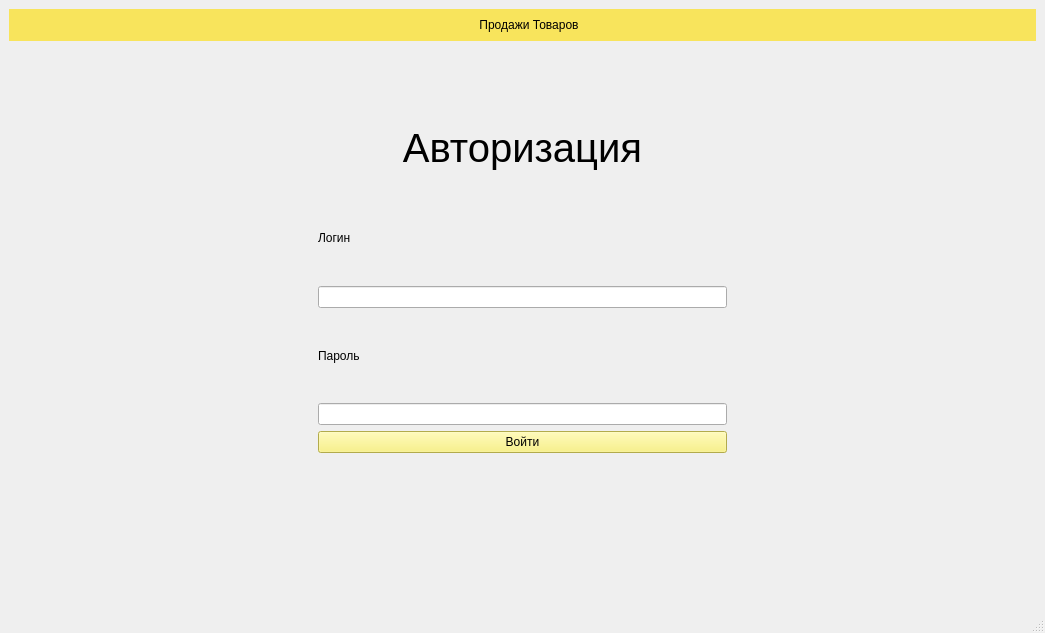
<?xml version="1.0" encoding="UTF-8"?>
<ui version="4.0">
 <class>MainWindow</class>
 <widget class="QMainWindow" name="MainWindow">
  <property name="geometry">
   <rect>
    <x>0</x>
    <y>0</y>
    <width>1045</width>
    <height>633</height>
   </rect>
  </property>
  <property name="minimumSize">
   <size>
    <width>1000</width>
    <height>600</height>
   </size>
  </property>
  <property name="windowTitle">
   <string>MainWindow</string>
  </property>
  <widget class="QWidget" name="centralwidget">
   <layout class="QGridLayout" name="gridLayout">
    <item row="0" column="0">
     <widget class="QWidget" name="widget" native="true">
      <property name="styleSheet">
       <string notr="true">background-color: rgb(248, 228, 92);</string>
      </property>
      <layout class="QHBoxLayout" name="horizontalLayout">
       <item>
        <layout class="QFormLayout" name="formLayout">
         <item row="0" column="0">
          <widget class="QLabel" name="label_2">
           <property name="text">
            <string/>
           </property>
           <property name="pixmap">
            <pixmap>logo.png</pixmap>
           </property>
          </widget>
         </item>
         <item row="0" column="1">
          <widget class="QLabel" name="label">
           <property name="styleSheet">
            <string notr="true">
font: 32pt &quot;Open Sans&quot;;</string>
           </property>
           <property name="text">
            <string>Продажи Товаров</string>
           </property>
           <property name="alignment">
            <set>Qt::AlignCenter</set>
           </property>
          </widget>
         </item>
        </layout>
       </item>
      </layout>
     </widget>
    </item>
    <item row="1" column="0">
     <widget class="QStackedWidget" name="stackedWidget">
      <property name="enabled">
       <bool>true</bool>
      </property>
      <property name="currentIndex">
       <number>2</number>
      </property>
      <widget class="QWidget" name="Operator">
       <layout class="QGridLayout" name="gridLayout_3">
        <item row="1" column="0">
         <widget class="QPushButton" name="OperatorsBut">
          <property name="text">
           <string>Назад</string>
          </property>
         </widget>
        </item>
        <item row="0" column="0">
         <widget class="QLabel" name="label_6">
          <property name="text">
           <string>TextLabel</string>
          </property>
          <property name="alignment">
           <set>Qt::AlignCenter</set>
          </property>
         </widget>
        </item>
        <item row="3" column="0">
         <widget class="QTableWidget" name="tableVseZayavki"/>
        </item>
        <item row="2" column="0">
         <widget class="QPushButton" name="AddButRequestBut">
          <property name="text">
           <string>Добавить заявку</string>
          </property>
         </widget>
        </item>
       </layout>
      </widget>
      <widget class="QWidget" name="AddRequest">
       <layout class="QGridLayout" name="gridLayout_7">
        <item row="0" column="0">
         <layout class="QGridLayout" name="gridLayout_6">
          <item row="0" column="0">
           <layout class="QVBoxLayout" name="verticalLayout_12">
            <item>
             <layout class="QVBoxLayout" name="verticalLayout_2">
              <item>
               <widget class="QLabel" name="label_7">
                <property name="text">
                 <string>IDrequest</string>
                </property>
                <property name="alignment">
                 <set>Qt::AlignCenter</set>
                </property>
               </widget>
              </item>
              <item>
               <widget class="QLineEdit" name="IDrequestLine"/>
              </item>
             </layout>
            </item>
            <item>
             <layout class="QVBoxLayout" name="verticalLayout_3">
              <item>
               <widget class="QLabel" name="label_8">
                <property name="text">
                 <string>startDate</string>
                </property>
                <property name="alignment">
                 <set>Qt::AlignCenter</set>
                </property>
               </widget>
              </item>
              <item>
               <widget class="QLineEdit" name="startDateLine"/>
              </item>
             </layout>
            </item>
            <item>
             <layout class="QVBoxLayout" name="verticalLayout_9">
              <item>
               <widget class="QLabel" name="label_14">
                <property name="text">
                 <string>orgTechTypeID</string>
                </property>
                <property name="alignment">
                 <set>Qt::AlignCenter</set>
                </property>
               </widget>
              </item>
              <item>
               <widget class="QLineEdit" name="orgTechTypeIDLine"/>
              </item>
             </layout>
            </item>
            <item>
             <layout class="QVBoxLayout" name="verticalLayout_8">
              <item>
               <widget class="QLabel" name="label_13">
                <property name="text">
                 <string>orgTechModel</string>
                </property>
                <property name="alignment">
                 <set>Qt::AlignCenter</set>
                </property>
               </widget>
              </item>
              <item>
               <widget class="QLineEdit" name="orgTechModelLine"/>
              </item>
             </layout>
            </item>
            <item>
             <layout class="QVBoxLayout" name="verticalLayout_4">
              <item>
               <widget class="QLabel" name="label_9">
                <property name="text">
                 <string>problemDescryption</string>
                </property>
                <property name="alignment">
                 <set>Qt::AlignCenter</set>
                </property>
               </widget>
              </item>
              <item>
               <widget class="QLineEdit" name="problemDescryptionLine"/>
              </item>
             </layout>
            </item>
           </layout>
          </item>
          <item row="0" column="1">
           <layout class="QVBoxLayout" name="verticalLayout_13">
            <item>
             <layout class="QVBoxLayout" name="verticalLayout_6">
              <item>
               <widget class="QLabel" name="label_11">
                <property name="text">
                 <string>requestStatusID</string>
                </property>
                <property name="alignment">
                 <set>Qt::AlignCenter</set>
                </property>
               </widget>
              </item>
              <item>
               <widget class="QLineEdit" name="requestStatusIDLine"/>
              </item>
             </layout>
            </item>
            <item>
             <layout class="QVBoxLayout" name="verticalLayout_7">
              <item>
               <widget class="QLabel" name="label_12">
                <property name="text">
                 <string>completionDate</string>
                </property>
                <property name="alignment">
                 <set>Qt::AlignCenter</set>
                </property>
               </widget>
              </item>
              <item>
               <widget class="QLineEdit" name="completionDateLine"/>
              </item>
             </layout>
            </item>
            <item>
             <layout class="QVBoxLayout" name="verticalLayout_10">
              <item>
               <widget class="QLabel" name="label_15">
                <property name="text">
                 <string>repairParts</string>
                </property>
                <property name="alignment">
                 <set>Qt::AlignCenter</set>
                </property>
               </widget>
              </item>
              <item>
               <widget class="QLineEdit" name="repairPartsLine"/>
              </item>
             </layout>
            </item>
            <item>
             <layout class="QVBoxLayout" name="verticalLayout_11">
              <item>
               <widget class="QLabel" name="label_16">
                <property name="text">
                 <string>masterID</string>
                </property>
                <property name="alignment">
                 <set>Qt::AlignCenter</set>
                </property>
               </widget>
              </item>
              <item>
               <widget class="QLineEdit" name="masterIDLine"/>
              </item>
             </layout>
            </item>
            <item>
             <layout class="QVBoxLayout" name="verticalLayout_5">
              <item>
               <widget class="QLabel" name="label_10">
                <property name="text">
                 <string>clientID</string>
                </property>
                <property name="alignment">
                 <set>Qt::AlignCenter</set>
                </property>
               </widget>
              </item>
              <item>
               <widget class="QLineEdit" name="clientIDLine"/>
              </item>
             </layout>
            </item>
           </layout>
          </item>
         </layout>
        </item>
        <item row="1" column="0">
         <layout class="QHBoxLayout" name="horizontalLayout_2">
          <item>
           <widget class="QPushButton" name="BackButtonReq">
            <property name="text">
             <string>Назад</string>
            </property>
           </widget>
          </item>
          <item>
           <widget class="QPushButton" name="SaveButton">
            <property name="text">
             <string>Сохранить</string>
            </property>
           </widget>
          </item>
         </layout>
        </item>
       </layout>
      </widget>
      <widget class="QWidget" name="Authorization">
       <layout class="QGridLayout" name="gridLayout_2">
        <item row="0" column="0">
         <layout class="QVBoxLayout" name="verticalLayout">
          <property name="leftMargin">
           <number>300</number>
          </property>
          <property name="topMargin">
           <number>50</number>
          </property>
          <property name="rightMargin">
           <number>300</number>
          </property>
          <property name="bottomMargin">
           <number>50</number>
          </property>
          <item>
           <widget class="QLabel" name="label_3">
            <property name="font">
             <font>
              <pointsize>30</pointsize>
             </font>
            </property>
            <property name="text">
             <string>Авторизация</string>
            </property>
            <property name="alignment">
             <set>Qt::AlignCenter</set>
            </property>
           </widget>
          </item>
          <item>
           <widget class="QLabel" name="label_4">
            <property name="text">
             <string>Логин</string>
            </property>
           </widget>
          </item>
          <item>
           <widget class="QLineEdit" name="LoginField"/>
          </item>
          <item>
           <widget class="QLabel" name="label_5">
            <property name="text">
             <string>Пароль</string>
            </property>
           </widget>
          </item>
          <item>
           <widget class="QLineEdit" name="PasswordField"/>
          </item>
          <item>
           <widget class="QPushButton" name="SignButton">
            <property name="styleSheet">
             <string notr="true">QPushButton{
background-color : rgb(249, 240, 107);
Color : gb(0, 0, 0);
}</string>
            </property>
            <property name="text">
             <string>Войти</string>
            </property>
           </widget>
          </item>
          <item>
           <widget class="QLabel" name="ErrorField">
            <property name="enabled">
             <bool>true</bool>
            </property>
            <property name="styleSheet">
             <string notr="true">color: rgb(255, 0, 0);</string>
            </property>
            <property name="text">
             <string/>
            </property>
            <property name="alignment">
             <set>Qt::AlignCenter</set>
            </property>
           </widget>
          </item>
         </layout>
        </item>
       </layout>
      </widget>
      <widget class="QWidget" name="Zakazchik">
       <layout class="QGridLayout" name="gridLayout_5">
        <item row="0" column="0">
         <widget class="QPushButton" name="ZakazchikBut">
          <property name="text">
           <string>Назад</string>
          </property>
         </widget>
        </item>
       </layout>
      </widget>
      <widget class="QWidget" name="Master">
       <layout class="QGridLayout" name="gridLayout_4">
        <item row="0" column="0">
         <widget class="QPushButton" name="MasterBut">
          <property name="text">
           <string>Назад</string>
          </property>
         </widget>
        </item>
       </layout>
      </widget>
     </widget>
    </item>
   </layout>
  </widget>
  <widget class="QMenuBar" name="menubar">
   <property name="geometry">
    <rect>
     <x>0</x>
     <y>0</y>
     <width>1045</width>
     <height>23</height>
    </rect>
   </property>
  </widget>
  <widget class="QStatusBar" name="statusbar"/>
 </widget>
 <resources/>
 <connections/>
</ui>
